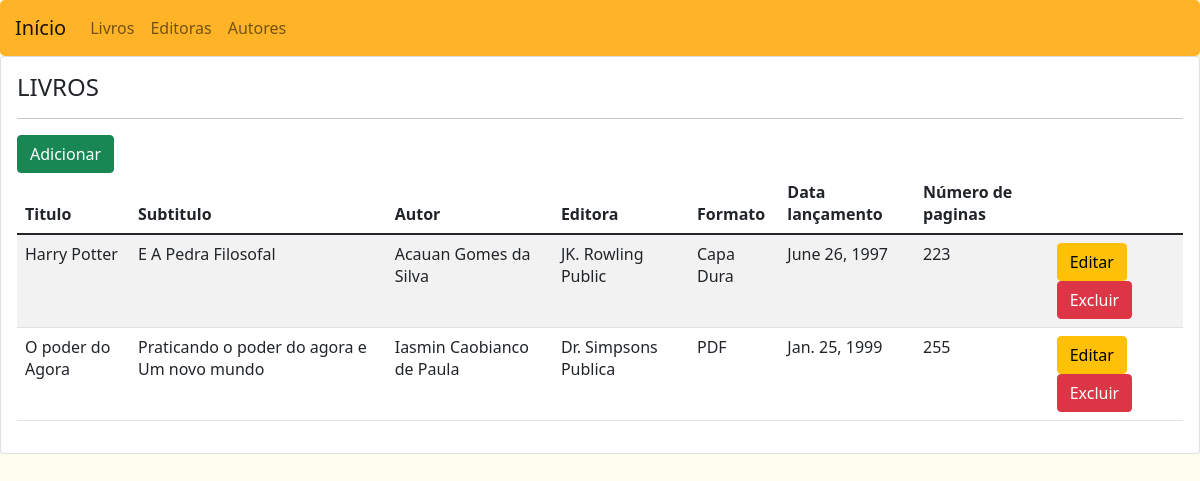
/livro/, run on the app's committed database.
### portal/models.py (models this page shows, shortened)
class Livro(models.Model):
    titulo = models.CharField(max_length=255)
    subtitulo = models.CharField(max_length=255, blank=True, null=True)
    autor = models.ForeignKey(Autor, on_delete=models.CASCADE)
    editora = models.ForeignKey(Editora, on_delete=models.CASCADE)
    formato = models.ForeignKey(Formato, on_delete=models.CASCADE)
    data_lancamento = models.DateField()
    numero_paginas = models.PositiveIntegerField()

class Autor(models.Model):
    nome = models.CharField(max_length=255)
    data_nascimento = models.DateField()
    email = models.EmailField()
    def __str__(self):
        return self.nome

class Editora(models.Model):
    nome = models.CharField(max_length=255)
    cidade = models.CharField(max_length=255)
    estado = models.CharField(max_length=255)
    def __str__(self):
        return self.nome

class Formato(models.Model):
    nome = models.CharField(max_length=255)
    def __str__(self):
        return self.nome

### portal/views.py (the view)
# urls.py: path('livro/', views.LivroView, name ='livro'),
def LivroView(request):
    livro = Livro.objects.all()
    context = {
        'livro': livro,
    }
    return render(request, 'portal/livro.html', context)

### portal/templates/portal/livro.html (shortened to what this page needs)
{% extends 'base.html' %}
{% block content %}
<div class="card">
      <div class="card-body">
            <h4>LIVROS</h4>
            <hr>
            <a class="btn btn-success" href="{% url 'livro_add' %}">Adicionar</a>
            <table class="table table-striped">
                  <thead>
                        <tr>
                              <th>Titulo</th>
                              <th>Subtitulo</th>
                              <th>Autor</th>
                              <th>Editora</th>
                              <th>Formato</th>
                              <th>Data lançamento</th>
                              <th>Número de paginas</th>
                        </tr>
                  </thead>
                  <tbody>
                        {% for item in livro %}
                        <tr>
                              <td>{{ item.titulo }}</td>
                              <td>{{ item.subtitulo }}</td>
                              <td>{{ item.autor }}</td>
                              <td>{{ item.editora }}</td>
                              <td>{{ item.formato }}</td>
                              <td>{{ item.data_lancamento }}</td>
                              <td>{{ item.numero_paginas }}</td>
                              <td>
                              <a class="btn btn-warning" href="{% url 'livro_edit' item.id %}">Editar</a>
                                    <a class="btn btn-danger" href="{% url 'livro_delete' item.id %}"
                                    onclick="return confirm('Tem certeza que deseja excluir esse Livro?')">Excluir</a>
                              </td>
                        </tr>
                        {% endfor %}
                  </tbody>
            </table>
      </div>
</div>
{% endblock %}

### portal/templates/base.html (shortened to what this page needs)
{% load static %}
<html lang="pt-br">
<head>
    <link rel="stylesheet" href="{% static '/CSS/styles.css' %}">
    <link rel="stylesheet" href="https://cdn.jsdelivr.net/npm/bootstrap@5.1.3/dist/css/bootstrap.min.css">
</head>
<body id='fundo'>
<header>
    <nav class="navbar navbar-expand-lg navbar-light " id="navbar">
        <a class="navbar-brand" href="/">Início</a>
        <div class="collapse navbar-collapse" id="navbarSupportedContent">
            <ul class="navbar-nav mr-auto">
              <li class="nav-item active">
                <a class="nav-link" href="{% url 'livro' %}">Livros </a>
              </li>
              <li>
               <a class="nav-link" href="{% url 'editora' %}">Editoras</a>
              </li>
              <li>
               <a class="nav-link" href="{% url 'autor' %}">Autores</a>
              </li>
            </ul>
        </div>
    </nav>
</header>
<main>
{% block content %}
{% endblock %}
</main>
</body>
</html>

### portal/static/CSS/styles.css (style rules this page uses)
body#fundo { background-color: rgba(247, 247, 196, 0.24) }
nav#navbar { background-color: rgba(255, 166, 0, 0.836); padding-left: 15px; border-radius: 5px; box-shadow: 2px 2px 2px rgb(247, 247, 196); font-size: bolder; }

### data on the page
Livro: titulo "Harry Potter", subtitulo "E A Pedra Filosofal", autor "Acauan Gomes da Silva", editora "JK. Rowling Public", formato "Capa Dura", data_lancamento "June 26, 1997", numero_paginas "223"
Livro: titulo "O poder do Agora", subtitulo "Praticando o poder do agora e Um novo mundo", autor "Iasmin Caobianco de Paula", editora "Dr. Simpsons Publica", formato "PDF", data_lancamento "Jan. 25, 1999", numero_paginas "255"
